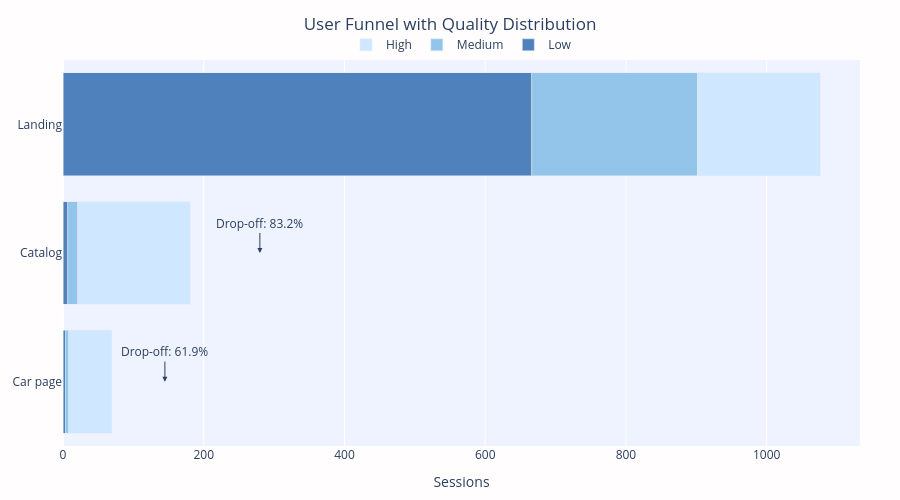

Notebook cell for this chart:
### Code cell
# Группируем страницы по этапам пользовательского пути
# (landing - catalog - car_page)
df_pages['page_group'] = df_pages['page_path'].apply(scr.page_group)

# Конвертируем доли качества в абсолютные значения,
# чтобы корректно агрегировать по группам (нельзя усреднять проценты)
df_pages['low_abs'] = df_pages['sessions'] * df_pages['weak_share'] / 100
df_pages['medium_abs'] = df_pages['sessions'] * df_pages['medium_share'] / 100
df_pages['high_abs'] = df_pages['sessions'] * df_pages['strong_share'] / 100


# Агрегируем по этапам воронки:
# получаем общий объём трафика и распределение качества на каждом шаге
funnel_pages_df = df_pages.groupby('page_group').agg(
    sessions=('sessions', 'sum'),
    low=('low_abs', 'sum'),
    medium=('medium_abs', 'sum'),
    high=('high_abs', 'sum')
).reset_index()

# Явно задаём порядок этапов,
# чтобы сохранить корректную последовательность пользовательского пути
order = ['landing', 'catalog', 'car_page']
funnel_pages_df['page_group'] = pd.Categorical(funnel_pages_df['page_group'], categories=order, ordered=True)
funnel_pages_df = funnel_pages_df.sort_values('page_group')


# Подготавливаем подписи для графика (читаемый формат)
stages = funnel_pages_df['page_group'].map({
    'landing': 'Landing',
    'catalog': 'Catalog',
    'car_page': 'Car page'
}).tolist()

# Общее количество сессий на каждом этапе
sessions = funnel_pages_df['sessions'].tolist()


# Рассчитываем отток пользователей между этапами воронки
drop_texts = [""]

for i in range(1, len(sessions)):
    drop = 1 - sessions[i] / sessions[i-1]
    drop_texts.append(f"Drop-off: {drop:.1%}")

# --- ГРАФИК ---
fig = go.Figure()

# Строим stacked bar chart, чтобы одновременно показать:
# 1. объём трафика на каждом этапе
# 2. структуру качества внутри этапа

# Низкое качество
fig.add_trace(go.Bar(
    y=stages,
    x=funnel_pages_df['low'],
    name="Low",
    orientation='h',
    marker=dict(color="#4F81BD")
))

# Среднее качество
fig.add_trace(go.Bar(
    y=stages,
    x=funnel_pages_df['medium'],
    name="Medium",
    orientation='h',
    marker=dict(color="#93C4EA")
))

# Высокое качество
fig.add_trace(go.Bar(
    y=stages,
    x=funnel_pages_df['high'],
    name="High",
    orientation='h',
    marker=dict(color="#CFE8FF")
))


# Ручная настройка аннотаций:
# смещаем текст drop-off, чтобы он не перекрывался с барами
for i in range(1, len(stages)):

    if i == 1:
        x_pos = sessions[i-1] * 0.26
    else:
        x_pos = sessions[i-1] * 0.8
    fig.add_annotation(
        x=x_pos,
        y=stages[i],
        text=drop_texts[i],
        showarrow=True,
        arrowhead=2,
        ax=0,
        ay=-30
    )

# --- LAYOUT ---
fig.update_layout(
    barmode='stack',

    title=dict(
        text="User Funnel with Quality Distribution",
        x=0.5
    ),

    xaxis_title="Sessions",

    # Переворачиваем ось, чтобы funnel читался сверху вниз
    yaxis=dict(autorange="reversed"),

    width=900,
    height=500,

    # Кастомный фон
    plot_bgcolor=bg_color,
    paper_bgcolor="#fffdfe",

    margin=dict(l=40, r=40, t=60, b=40),

    # Легенда сверху — не мешает восприятию данных
    legend=dict(
        orientation="h",
        y=1.077,
        x=0.5,
        xanchor="center"
    )
)

# Сохраняем график для отчёта / портфолио
fig.write_image(
    "../charts/funnel_landing_catalog_car.png",
    width=900,
    height=550,
    scale=2
)

fig.show()

### Figure 1 — Plotly figure (JSON) as saved in the notebook; plotly's stock layout.template omitted (floating-point values rounded to 4 significant figures)
{"data": [{"marker": {"color": "#4F81BD"}, "name": "Low", "orientation": "h", "x": [666.0, 7.0, 3.0], "y": ["Landing", "Catalog", "Car page"], "type": "bar"}, {"marker": {"color": "#93C4EA"}, "name": "Medium", "orientation": "h", "x": [235.0, 14.0, 5.0], "y": ["Landing", "Catalog", "Car page"], "type": "bar"}, {"marker": {"color": "#CFE8FF"}, "name": "High", "orientation": "h", "x": [175.0, 160.0, 61.0], "y": ["Landing", "Catalog", "Car page"], "type": "bar"}], "layout": {"annotations": [{"arrowhead": 2, "ax": 0, "ay": -30, "showarrow": true, "text": "Drop-off: 83.2%", "x": 279.8, "y": "Catalog"}, {"arrowhead": 2, "ax": 0, "ay": -30, "showarrow": true, "text": "Drop-off: 61.9%", "x": 144.8, "y": "Car page"}], "title": {"text": "User Funnel with Quality Distribution", "x": 0.5}, "yaxis": {"autorange": "reversed"}, "margin": {"l": 40, "r": 40, "t": 60, "b": 40}, "legend": {"orientation": "h", "y": 1.077, "x": 0.5, "xanchor": "center"}, "barmode": "stack", "xaxis": {"title": {"text": "Sessions"}}, "width": 900, "height": 500, "plot_bgcolor": "#eff2ff", "paper_bgcolor": "#fffdfe"}}
